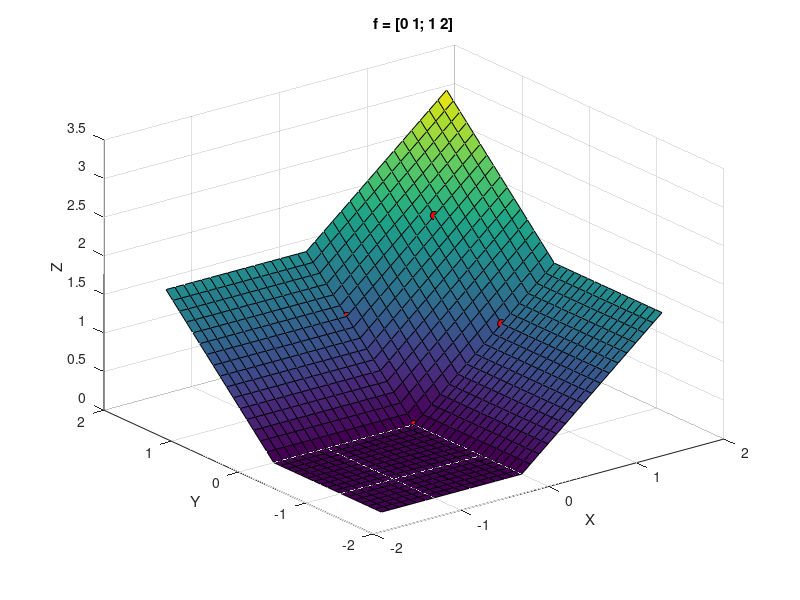
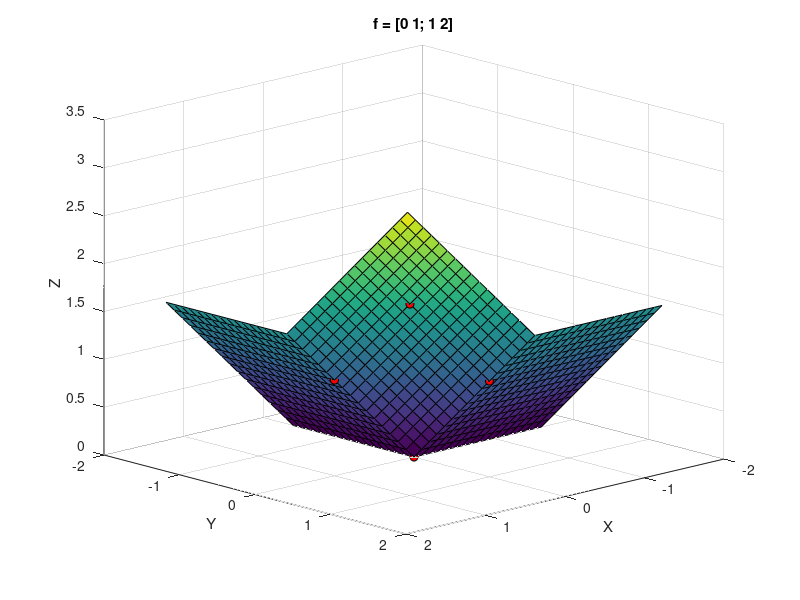

Write the MATLAB code that produced these figures, in order.
function lovaszHingeNonModularLoss(f)
% implementation by Jiaqian Yu (jiaqian.yu@centralesupelec.com)
% J. Yu and M. B. Blaschko. Learning submodular losses with the Lovasz hinge. 
% In Proceedings of the International Conference on Machine Learning, 2015.
%
% This function plot the extension surface of Lovasz Hinge for a set funciton f:
% max_pi sum_i (l(a_j|0<j<=i)-l(a_k|0<k<i))*(1-g(x,y*)+g(x,y~))
% f: a 4-inputs set function with the order f(\emptyset), f({i_1}), f({i_2}), f({i_1,i_2})
% for a 2-outputs prediction problem.
%
%   x-axis: 1-g(y1*)+g(y1~)
%   y-axis: 1-g(y2*)+g(y2~)
%   e.g. pt f(1,2) at 1-g(y1*)+g(y1~)=1,1-g(y2*)+g(y2~)=0; etc
%   y1*=y1 ,y2*~=y2, f(1,2)
%   y1*~=y1,y2*=y2 , f(2,1)
% 

if(~exist('f','var'))
    f = [0 1;1 2];
end

if (length(find(f<0))>0)
    warning('Loss Function is supposed to be non-negative!')
end

[X,Y]=meshgrid([-1.6:0.1:1.6],[-1.6:0.1:1.6]);

output= zeros(size(X))+f(1,1);

pi_p1 = (f(1,2)-f(1,1))*X+(f(2,2)-f(1,2))*Y;
pi_p2 = (f(2,1)-f(1,1))*Y+(f(2,2)-f(2,1))*X;

if (f(2,2)>=f(1,2) && f(2,2)>=f(2,1))
    [rx,cx] = find(X<0);
    pi_p1(rx,cx) = (f(2,2)-f(1,2))*Y(rx,cx);
    pi_p2(rx,cx) = (f(2,1)-f(1,1))*Y(rx,cx);
    [ry,cy] = find(Y<0);
    pi_p1(ry,cy) = (f(1,2)-f(1,1))*X(ry,cy);
    pi_p2(ry,cy) = (f(2,2)-f(2,1))*X(ry,cy);
end

max_pi = max(pi_p1,pi_p2);
output = max(output,max_pi);%

% [rx,cx] = find(X==0);
% output = max(output,output(rx,cx));
% [ry,cy] = find(Y==0);
% output = max(output,output(ry,cy));
figure 

surf(X,Y,output);
xlabel('X')
ylabel('Y')
zlabel('Z')
hold on
scatter3([0 0 1 1]',[0 1 0 1]',f(:),'MarkerEdgeColor','k','MarkerFaceColor','r');
title(['f = [' num2str(f(1)) ' ' num2str(f(2)) '; ' num2str(f(3)) ' ' num2str(f(4)) ']'])
view([-37.5 30])
hold off

figure 
surf(X,Y,output);
xlabel('X')
ylabel('Y')
zlabel('Z')
hold on
scatter3([0 0 1 1]',[0 1 0 1]',f(:),'MarkerEdgeColor','k','MarkerFaceColor','r');
title(['f = [' num2str(f(1)) ' ' num2str(f(2)) '; ' num2str(f(3)) ' ' num2str(f(4)) ']'])
view([136.5 18])
hold off
end
